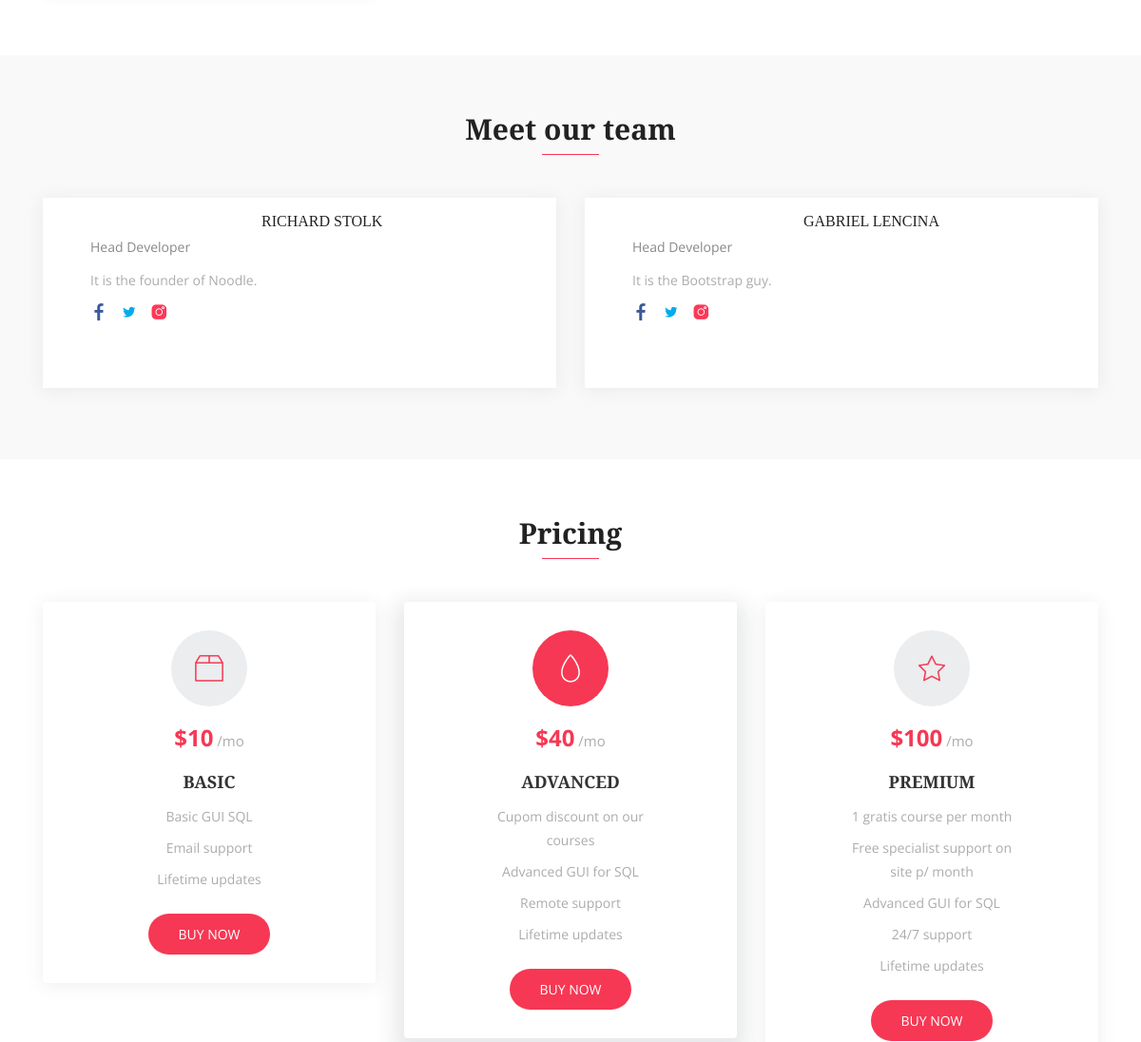
The app's page / (middle part), older data.
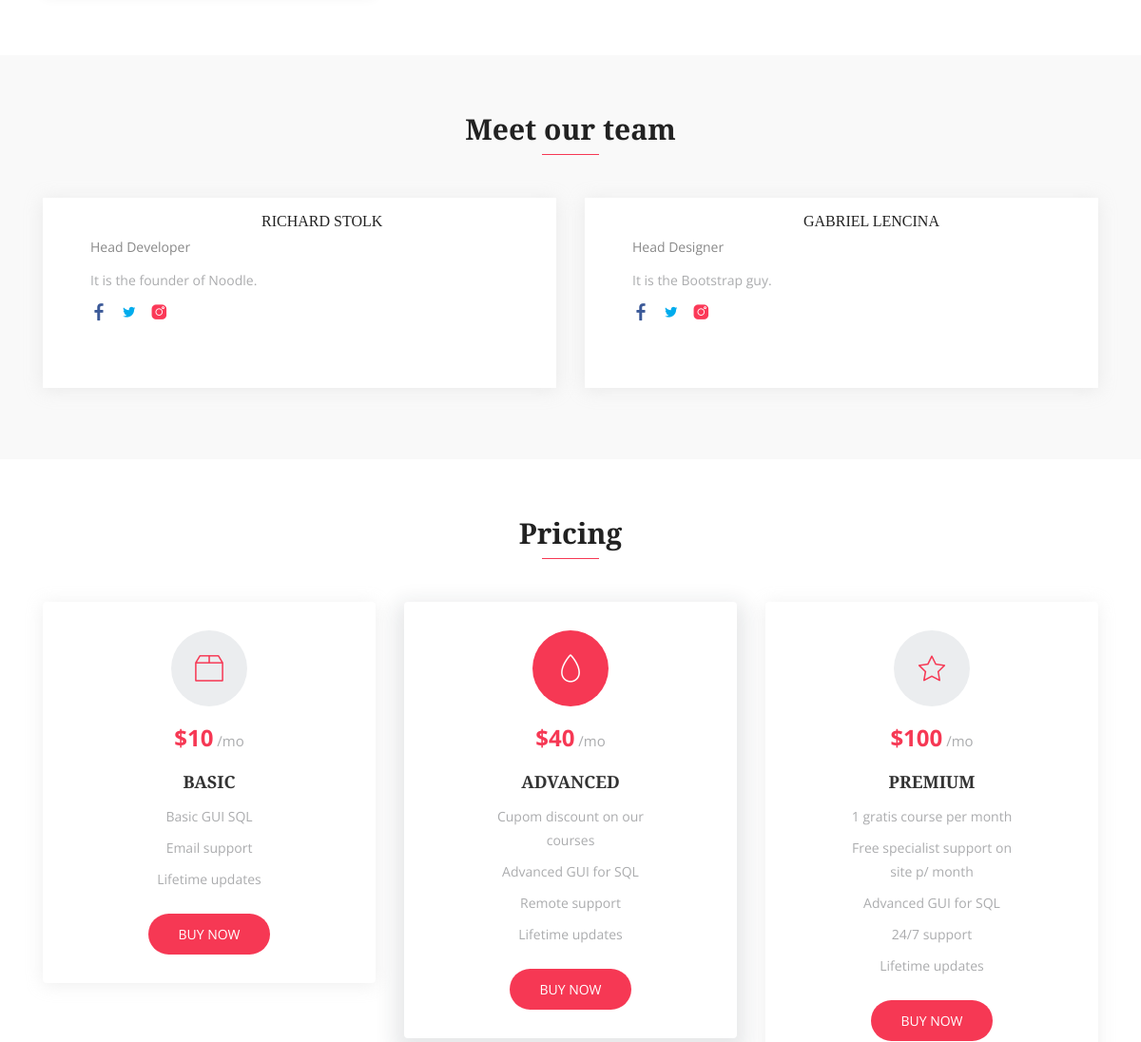
The same page, newer data.
### core/models.py (models this page shows, shortened)
class Base(models.Model):
    criados = models.DateField('Criação', auto_now_add=True)
    modificado = models.DateField('Atualização', auto_now=True)
    ativo = models.BooleanField('Ativo?', default=True)
    class Meta:
        abstract = True

class Funcionario(Base):
    nome = models.CharField('Nome', max_length=100)
    cargo = models.ForeignKey('core.Cargo', verbose_name='Cargo', on_delete=models.CASCADE)
    bio = models.TextField('Bio', max_length=200)
    imagem = StdImageField('Imagem', upload_to=get_file_path, variations={'thumb': {'width': 480, 'height': 480, 'crop': True}})
    facebook = models.CharField('Facebook', max_length=100, default='#')
    twitter = models.CharField('Twitter', max_length=100, default='#')
    instagram = models.CharField('Instagram', max_length=100, default='#')
    class Meta:
        verbose_name = 'Funcionário'
        verbose_name_plural = 'Funcionários'

class Cargo(Base):
    cargo = models.CharField('Cargo', max_length=100)
    class Meta:
        verbose_name = 'Cargo'
        verbose_name_plural = 'Cargos'
    def __str__(self):
        return self.cargo

### core/views.py (the view, shortened to what this page needs)
# urls.py: path('', IndexView.as_view(), name='index'),
class IndexView(FormView):
    template_name = 'index.html'
    form_class = ContatoForm
    success_url = reverse_lazy('index')
    def get_context_data(self, **kwargs):
        context = super(IndexView, self).get_context_data(**kwargs)
        context['servicos'] = Servico.objects.all()
        context['funcionarios'] = Funcionario.objects.all()
        return context

### core/templates/index.html (shortened to what this page needs)
{% extends 'base.html' %}
{% load static %}
{% block content %}
        {% include 'features.html' %}
        {% include 'team.html' %}
        {% include 'price.html' %}
    {% endblock %}

### core/templates/team.html (shortened to what this page needs)
{% load static %}
<section id="team" class="section-padding bg-gray">
      <div class="container">
        <div class="section-header text-center">
          <h2 class="section-title wow fadeInDown" data-wow-delay="0.3s">Meet our team</h2>
          <div class="shape wow fadeInDown" data-wow-delay="0.3s"></div>
        </div>
        <div class="row">
          {% for f in funcionarios %}
          <div class="col-lg-6 col-md-12 col-xs-12">
            <div class="team-item wow fadeInRight" data-wow-delay="0.2s">
              <div class="team-img">
              </div>
              <div class="contetn">
                <div class="info-text">
                  <h3><t> {{ f.nome }}</t></h3>
                  <p>{{ f.cargo }}</p>
                </div>
                <p>{{ f.bio }}</p>
                <ul class="social-icons">
                  <li><a href="{{ f.facebook }}"><i class="lni-facebook-filled" aria-hidden="true"></i></a></li>
                  <li><a href="{{ f.twitter }}"><i class="lni-twitter-filled" aria-hidden="true"></i></a></li>
                  <li><a href="{{ f.instagram }}"><i class="lni-instagram-filled" aria-hidden="true"></i></a></li>
                </ul>
              </div>
            </div>
          </div>
          {% endfor %}
        </div>
      </div>
    </section>

Row changes from the older to the newer data that the page shows:
changed Funcionario "GABRIEL LENCINA": cargo "Head Developer" → "Head Designer"
